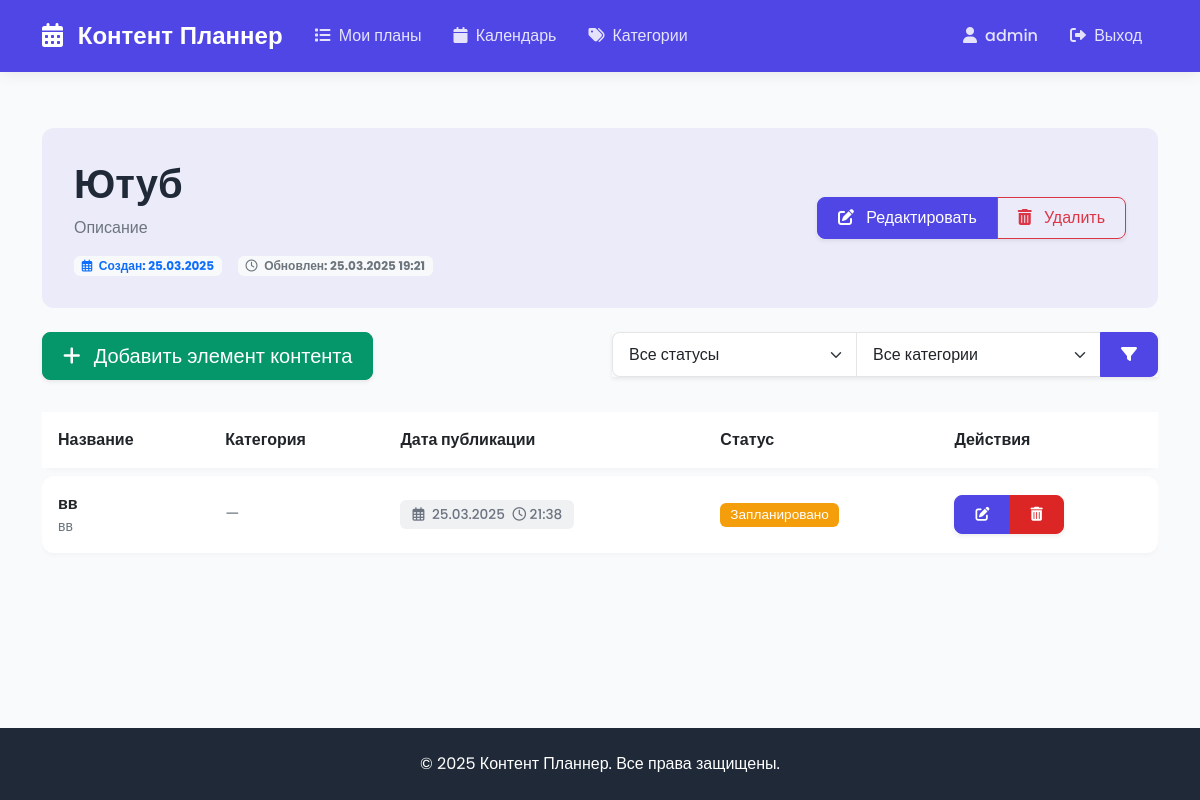
The page /plans/4/ (signed in) on the database its author committed.
### planner/models.py (models this page shows, shortened)
class ContentPlan(models.Model):
    title = models.CharField(max_length=200)
    description = models.TextField(blank=True)
    created_at = models.DateTimeField(auto_now_add=True)
    updated_at = models.DateTimeField(auto_now=True)
    owner = models.ForeignKey(User, on_delete=models.CASCADE, related_name='content_plans')
    class Meta:
        verbose_name_plural = "Планы контента"

class ContentItem(models.Model):
    STATUS_CHOICES = [
        ('draft', 'Черновик'),
        ('scheduled', 'Запланировано'),
        ('published', 'Опубликовано'),
        ('cancelled', 'Отменено'),
    ]
    title = models.CharField(max_length=200)
    content = models.TextField(blank=True)
    content_plan = models.ForeignKey(ContentPlan, on_delete=models.CASCADE, related_name='content_items')
    category = models.ForeignKey(ContentCategory, on_delete=models.SET_NULL, null=True, blank=True, related_name='content_items')
    scheduled_date = models.DateTimeField(default=timezone.now)
    status = models.CharField(max_length=20, choices=STATUS_CHOICES, default='draft')
    created_at = models.DateTimeField(auto_now_add=True)
    updated_at = models.DateTimeField(auto_now=True)
    image = models.ImageField(upload_to='content_images/', blank=True, null=True)
    class Meta:
        verbose_name_plural = "Элементы контента"
        ordering = ['-scheduled_date']

### planner/views.py (the view)
# urls.py: path('plans/<int:pk>/', views.content_plan_detail, name='content_plan_detail'),
@login_required
def content_plan_detail(request, pk):
    plan = get_object_or_404(ContentPlan, pk=pk, owner=request.user)
    items = plan.content_items.all().order_by('scheduled_date')
    status_filter = request.GET.get('status')
    category_filter = request.GET.get('category')
    if status_filter:
        items = items.filter(status=status_filter)
    if category_filter:
        items = items.filter(category_id=category_filter)
    context = {
        'plan': plan,
        'items': items,
        'categories': ContentCategory.objects.all(),
        'status_choices': ContentItem.STATUS_CHOICES,
    }
    return render(request, 'planner/content_plan_detail.html', context)

### planner/templates/planner/content_plan_detail.html (shortened to what this page needs)
{% extends 'planner/base.html' %}
{% block content %}
<div class="py-4">
    <div class="plan-header mb-4">
        <div class="row">
            <div class="col-md-8">
                <h1 class="fw-bold mb-2">{{ plan.title }}</h1>
                {% if plan.description %}
                    <p class="text-secondary mb-0">{{ plan.description }}</p>
                {% endif %}
                <div class="mt-3 d-flex align-items-center">
                    <span class="badge bg-light text-primary me-3">
                        <i class="far fa-calendar-alt me-1"></i> Создан: {{ plan.created_at|date:"d.m.Y" }}
                    </span>
                    <span class="badge bg-light text-secondary">
                        <i class="far fa-clock me-1"></i> Обновлен: {{ plan.updated_at|date:"d.m.Y H:i" }}
                    </span>
                </div>
            </div>
            <div class="col-md-4 d-flex justify-content-md-end align-items-center mt-3 mt-md-0">
                <div class="btn-group shadow-sm">
                    <a href="{% url 'content_plan_edit' pk=plan.pk %}" class="btn btn-primary">
                        <i class="fas fa-edit me-2"></i> Редактировать
                    </a>
                    <a href="{% url 'content_plan_delete' pk=plan.pk %}" class="btn btn-outline-danger">
                        <i class="fas fa-trash-alt me-2"></i> Удалить
                    </a>
                </div>
            </div>
        </div>
    </div>
    <div class="row mb-4">
        <div class="col-md-6 mb-3 mb-md-0">
            <a href="{% url 'content_item_create' plan_pk=plan.pk %}" class="btn btn-success btn-lg shadow-sm">
                <i class="fas fa-plus me-2"></i> Добавить элемент контента
            </a>
        </div>
        <div class="col-md-6">
            <form method="get" class="d-flex">
                <div class="input-group shadow-sm">
                    <select name="status" class="form-select" onchange="this.form.submit()">
                        <option value="">Все статусы</option>
                    </select>
                    <select name="category" class="form-select" onchange="this.form.submit()">
                        <option value="">Все категории</option>
                    </select>
                    <button type="submit" class="btn btn-primary">
                        <i class="fas fa-filter"></i>
                    </button>
                </div>
            </form>
        </div>
    </div>
    <div>
        {% if items %}
            <div class="table-responsive">
                <table class="table table-hover">
                    <thead>
                        <tr>
                            <th>Название</th>
                            <th>Категория</th>
                            <th>Дата публикации</th>
                            <th>Статус</th>
                            <th>Действия</th>
                        </tr>
                    </thead>
                    <tbody>
                        {% for item in items %}
                        <tr>
                            <td class="align-middle">
                                <strong>{{ item.title }}</strong>
                                {% if item.content %}
                                    <div class="small text-secondary text-truncate" style="max-width: 300px;">
                                        {{ item.content }}
                                    </div>
                                {% endif %}
                            </td>
                            <td class="align-middle">
                                {% if item.category %}
                                    <span class="badge bg-info">{{ item.category.name }}</span>
                                {% else %}
                                    <span class="text-secondary">—</span>
                                {% endif %}
                            </td>
                            <td class="align-middle">
                                <span class="date-badge">
                                    <i class="far fa-calendar-alt me-1"></i> {{ item.scheduled_date|date:"d.m.Y" }}
                                    <i class="far fa-clock ms-1"></i> {{ item.scheduled_date|date:"H:i" }}
                                </span>
                            </td>
                            <td class="align-middle">
                                <span class="badge {% if item.status == 'draft' %}bg-secondary{% elif item.status == 'scheduled' %}bg-warning{% elif item.status == 'published' %}bg-success{% else %}bg-danger{% endif %} status-badge">
                                    {{ item.get_status_display }}
                                </span>
                            </td>
                            <td class="align-middle">
                                <div class="btn-group shadow-sm">
                                    <a href="{% url 'content_item_edit' pk=item.pk %}" class="btn btn-sm btn-primary">
                                        <i class="fas fa-edit"></i>
                                    </a>
                                    <a href="{% url 'content_item_delete' pk=item.pk %}" class="btn btn-sm btn-danger">
                                        <i class="fas fa-trash-alt"></i>
                                    </a>
                                </div>
                            </td>
                        </tr>
                        {% endfor %}
                    </tbody>
                </table>
            </div>
        {% endif %}
    </div>
</div>
{% endblock %}

### planner/templates/planner/base.html (shortened to what this page needs)
<!DOCTYPE html>
{% load static %}
<html lang="ru">
<head>
    <link href="https://cdn.jsdelivr.net/npm/bootstrap@5.3.0/dist/css/bootstrap.min.css" rel="stylesheet">
    <link rel="stylesheet" href="https://cdnjs.cloudflare.com/ajax/libs/font-awesome/6.0.0/css/all.min.css">
    <link href="https://unpkg.com/aos@2.3.1/dist/aos.css" rel="stylesheet">
    <link rel="stylesheet" href="{% static 'css/style.css' %}">
</head>
<body>
    <nav class="navbar navbar-expand-lg navbar-dark bg-primary">
        <div class="container">
            <a class="navbar-brand" href="{% url 'home' %}">
                <i class="fas fa-calendar-alt me-2"></i> Контент Планнер
            </a>
            <div class="collapse navbar-collapse" id="navbarNav">
                <ul class="navbar-nav me-auto">
                    {% if user.is_authenticated %}
                    <li class="nav-item">
                        <a class="nav-link {% if request.resolver_match.url_name == 'content_plan_list' %}active{% endif %}" href="{% url 'content_plan_list' %}">
                            <i class="fas fa-list me-1"></i> Мои планы
                        </a>
                    </li>
                    <li class="nav-item">
                        <a class="nav-link {% if request.resolver_match.url_name == 'content_calendar' %}active{% endif %}" href="{% url 'content_calendar' %}">
                            <i class="fas fa-calendar me-1"></i> Календарь
                        </a>
                    </li>
                    <li class="nav-item">
                        <a class="nav-link {% if request.resolver_match.url_name == 'categories_list' %}active{% endif %}" href="{% url 'categories_list' %}">
                            <i class="fas fa-tags me-1"></i> Категории
                        </a>
                    </li>
                    {% endif %}
                </ul>
                <ul class="navbar-nav">
                    {% if user.is_authenticated %}
                    <li class="nav-item">
                        <a class="nav-link" href="{% url 'user_profile' %}">
                            <i class="fas fa-user me-1"></i> {{ user.username }}
                        </a>
                    </li>
                    <li class="nav-item">
                        <a class="nav-link" href="{% url 'logout' %}">
                            <i class="fas fa-sign-out-alt me-1"></i> Выход
                        </a>
                    </li>
                    {% else %}
                    <li class="nav-item">
                        <a class="nav-link" href="{% url 'login' %}">
                            <i class="fas fa-sign-in-alt me-1"></i> Вход
                        </a>
                    </li>
                    {% endif %}
                </ul>
            </div>
        </div>
    </nav>
    <div class="main-content">
        <div class="container">
            {% block content %}{% endblock %}
        </div>
    </div>
    <footer class="footer text-center">
        <div class="container">
            <p class="mb-0">&copy; {% now "Y" %} Контент Планнер. Все права защищены.</p>
        </div>
    </footer>
</body>
</html>

### static/css/style.css (style rules this page uses)
:root { --primary: #4F46E5; --primary-hover: #4338CA; --secondary: #6B7280; --success: #059669; --danger: #DC2626; --warning: #F59E0B; --info: #0891B2; --light: #F3F4F6; --dark: #1F2937; --background: #F9FAFB; --card-bg: #FFFFFF; --border-radius: 12px; --transition: all 0.3s ease; --box-shadow: 0 10px 25px rgba(0, 0, 0, 0.05); --box-shadow-hover: 0 15px 30px rgba(0, 0, 0, 0.1); }
body { min-height: 100vh; display: flex; flex-direction: column; background-color: var(--background); font-family: 'Poppins', sans-serif; color: var(--dark); }
h1, h2, h3, h4, h5, h6, .navbar-brand { font-family: 'Montserrat', sans-serif; font-weight: 600; }
.main-content { flex: 1; padding: 2rem 0; }
.navbar { box-shadow: 0 2px 15px rgba(0, 0, 0, 0.08); padding: 0.8rem 0; }
.navbar-brand { font-weight: 700; font-size: 1.5rem; color: white !important; transition: var(--transition); }
.nav-link { font-size: 1rem; font-weight: 500; margin: 0 0.2rem; padding: 0.5rem 0.8rem !important; border-radius: 6px; transition: var(--transition); }
.navbar-dark .navbar-nav .nav-link { color: rgba(255, 255, 255, 0.85); }
.btn { font-weight: 500; border-radius: 8px; padding: 0.5rem 1.25rem; transition: var(--transition); }
.btn-primary { background-color: var(--primary); border-color: var(--primary); }
.btn-success { background-color: var(--success); border-color: var(--success); }
.btn-danger { background-color: var(--danger); border-color: var(--danger); }
.bg-primary { background-color: var(--primary) !important; }
.bg-warning { background-color: var(--warning) !important; }
.plan-header { background-color: rgba(79, 70, 229, 0.08); padding: 2rem; border-radius: var(--border-radius); margin-bottom: 2rem; transition: var(--transition); }
.footer { margin-top: auto; padding: 1.5rem 0; background-color: var(--dark); color: #fff; }
.status-badge { font-size: 0.85rem; padding: 5px 10px; border-radius: 6px; font-weight: 500; }
.date-badge { background-color: rgba(107, 114, 128, 0.1); color: var(--secondary); padding: 5px 12px; border-radius: 6px; font-size: 0.85rem; font-weight: 500; }
.table { border-collapse: separate; border-spacing: 0 8px; }
.table tr { box-shadow: 0 2px 5px rgba(0, 0, 0, 0.03); border-radius: var(--border-radius); transition: var(--transition); }
.table td, .table th { border: none; padding: 1rem; background-color: var(--card-bg); }
.table td:first-child { border-top-left-radius: var(--border-radius); border-bottom-left-radius: var(--border-radius); }
.table td:last-child { border-top-right-radius: var(--border-radius); border-bottom-right-radius: var(--border-radius); }
.form-control, .form-select { border-radius: 8px; padding: 0.6rem 1rem; border: 1px solid rgba(0, 0, 0, 0.1); }

### planner/templates/planner/base.html (style rules this page uses)
:root { --primary: #4F46E5; --primary-hover: #4338CA; --secondary: #6B7280; --success: #059669; --danger: #DC2626; --warning: #F59E0B; --info: #0891B2; --light: #F3F4F6; --dark: #1F2937; --background: #F9FAFB; --card-bg: #FFFFFF; --border-radius: 12px; --transition: all 0.3s ease; --box-shadow: 0 10px 25px rgba(0, 0, 0, 0.05); --box-shadow-hover: 0 15px 30px rgba(0, 0, 0, 0.1); }
body { min-height: 100vh; display: flex; flex-direction: column; background-color: var(--background); font-family: 'Poppins', sans-serif; color: var(--dark); }
.navbar { box-shadow: 0 2px 15px rgba(0, 0, 0, 0.08); padding: 0.8rem 0; }
.navbar-brand { font-weight: 700; font-size: 1.5rem; color: white !important; }
.bg-primary { background-color: var(--primary) !important; }
.btn-primary { background-color: var(--primary); border-color: var(--primary); }
.main-content { flex: 1; padding: 2rem 0; }
.footer { margin-top: auto; padding: 1.5rem 0; background-color: var(--dark); color: #fff; }

### rows shown on the page
ContentPlan: title "Ютуб", description "Описание", created_at "25.03.2025", updated_at "25.03.2025 19:21"
ContentItem: title "вв", content "вв", scheduled_date "25.03.2025", scheduled_date "21:38", status "Запланировано"

### other values the page prints
{{ user.username }} "admin"
